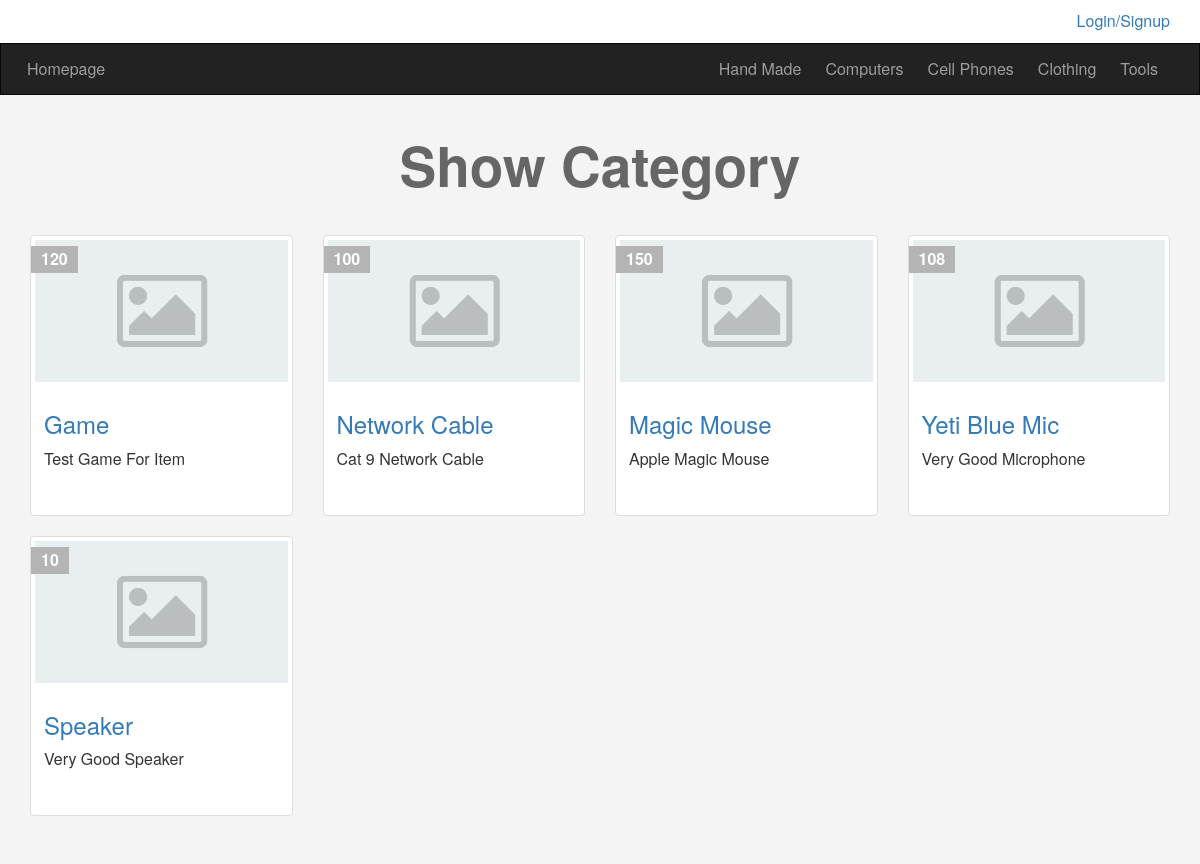
Screenshot of /Ecommerce/categories.php?pageid=8 with the database file from the repository.
### tables this page shows
CREATE TABLE `categories` (
  `ID` int(11) NOT NULL,
  `Name` varchar(255) NOT NULL,
  `Description` text NOT NULL,
  `Ordering` int(11) DEFAULT NULL,
  `Visibility` tinyint(4) NOT NULL DEFAULT 0,
  `Allow_Comment` tinyint(4) NOT NULL DEFAULT 0,
  `Allow_Ads` tinyint(4) NOT NULL DEFAULT 0
);

CREATE TABLE `items` (
  `Item_ID` int(11) NOT NULL,
  `Name` varchar(255) NOT NULL,
  `Description` text NOT NULL,
  `Price` varchar(255) NOT NULL,
  `Add_Date` date NOT NULL,
  `Country_Made` varchar(255) NOT NULL,
  `Image` varchar(255) DEFAULT NULL,
  `Status` varchar(255) NOT NULL,
  `Rating` smallint(6) DEFAULT NULL,
  `Approve` tinyint(4) DEFAULT 0,
  `Cat_ID` int(11) DEFAULT NULL,
  `Member_ID` int(11) DEFAULT NULL
);

### Ecommerce/init.php (called while the page is built, shortened)
<?php
include 'admin/connect.php';
$tpl  = 'includes/templates/';
$func = 'includes/functions/';
$css  = 'layout/css/';
include  $func . 'functions.php';
include  $tpl  . 'header.php';

### Ecommerce/includes/functions/functions.php (called while the page is built, shortened)
<?php
function getCat(){
   global $con;
   $getCat = $con->prepare("SELECT *
                            FROM categories
                            ORDER BY ID ASC");
   $getCat->execute();
   $cats = $getCat->fetchAll();
   return $cats;
}
function getItems($where , $value, $approve = NULL){
   global $con;
   $sql = $approve == NULL ? 'AND Approve = 1' : '';
   $getItems = $con->prepare("SELECT *
                              FROM items
                              WHERE $where = ? $sql
                              ORDER BY Item_ID DESC");
   $getItems->execute(array($value));
   $items = $getItems->fetchAll();
   return $items;
}

### Ecommerce/categories.php (the view)
<?php include  'init.php'; ?>
<div class="container">
     <h1 class="text-center">
     	Show Category
    </h1>
    <div class="row">
		    <?php
		     foreach (getItems('Cat_ID', $_GET['pageid']) as $item){
		     	 echo '<div class="col-sm-6 col-md-3">';
		     	     echo '<div class="thumbnail item-box">';
		     	          echo '<span class="price-tag">'. $item['Price'] .'</span>';
		     	          echo '<img class="img-responsive" src="img.png" alt="">';
		     	          echo '<div class="caption">';
                                 echo '<h3><a href="items.php?itemid='.$item['Item_ID'] .'">'. $item['Name'] .'</a></h3>';
                                 echo '<p>'.  $item['Description'] .'</p>';
		     	          echo '</div>';
		     	     echo '</div>';
		     	 echo '</div>';
		     }
		    ?>
	</div>
</div>
<?php include $tpl. 'footer.php'; ?>

### Ecommerce/includes/templates/header.php (shortened to what this page needs)
<!DOCTYPE html>
<html>
<head>
	<link rel="stylesheet" href="<?php echo $css; ?>bootstrap.min.css">
	<link rel="stylesheet" href="<?php echo $css; ?>font-awesome.min.css">
	<link rel="stylesheet" href="<?php echo $css; ?>jquery-ui.css">
	<link rel="stylesheet" href="<?php echo $css; ?>jquery.selectBoxIt.css">
	<link rel="stylesheet" href="<?php echo $css; ?>frontend.css">
</head>
<body>
<div class="upper-bar">
	 <div class="container">
      <?php
        if(isset($_SESSION['user'])){
           echo 'Welcome ' . $sessionUser .' ';
           echo '<a href="profile.php">My Profile</a>';
           echo ' - <a href="newad.php">New Item</a>';
           echo ' - <a href="logout.php">Logout</a>';
           $userStatus = checkUserStatus($sessionUser);
           if($userStatus == 1){
           }
        }else{
      ?>
      <a href="login.php">
         <span class="pull-right">Login/Signup</span>
      </a>
      <?php } ?>
   </div>
</div>
<nav class="navbar navbar-inverse">
  <div class="container">
    <div class="navbar-header">
      <a class="navbar-brand" href="index.php">Homepage</a>
    </div>
    <div class="collapse navbar-collapse" id="app-nav">
      <ul class="nav navbar-nav navbar-right">
        <?php
            foreach (getCat() as $cat) {
               echo '<li>
                       <a href="categories.php?pageid='.$cat['ID'].'">
                       '. $cat['Name'].'
                       </a>
                    </li>';
            }
        ?>
      </ul>
    </div>
  </div>
</nav>

### Ecommerce/includes/templates/footer.php (shortened to what this page needs)
</body>
</html>

### Ecommerce/layout/css/frontend.css (style rules this page uses)
body { background-color: #F4F4F4; font-size: 16px; height: 3000px; }
h1 { font-size: 55px; margin: 40px 0; font-weight: bold; color: #666; }
.navbar { border-radius: 0; margin-bottom: 0; }
.nav > li > a, .navbar-brand { padding: 15px 12px; }
.navbar-brand { font-size: 1em; }
.upper-bar { padding: 10px; background-color: #fff; }
.item-box { position: relative; }
.item-box .price-tag { background-color: #B4B4B4; padding: 2px 10px; position: absolute; left: 0; top: 10px; font-weight: bold; color: #fff; }
.item-box .caption p { height: 44px; max-height: 44px; }

### rows the page displays
categories: Name "Hand Made"
categories: Name "Computers"
categories: Name "Cell Phones"
categories: Name "Clothing"
categories: Name "Tools"
items: Price "120", Name "Game", Description "Test Game For Item"
items: Price "100", Name "Network Cable", Description "Cat 9 Network Cable"
items: Price "150", Name "Magic Mouse", Description "Apple Magic Mouse"
items: Price "108", Name "Yeti Blue Mic", Description "Very Good Microphone"
items: Price "10", Name "Speaker", Description "Very Good Speaker"
